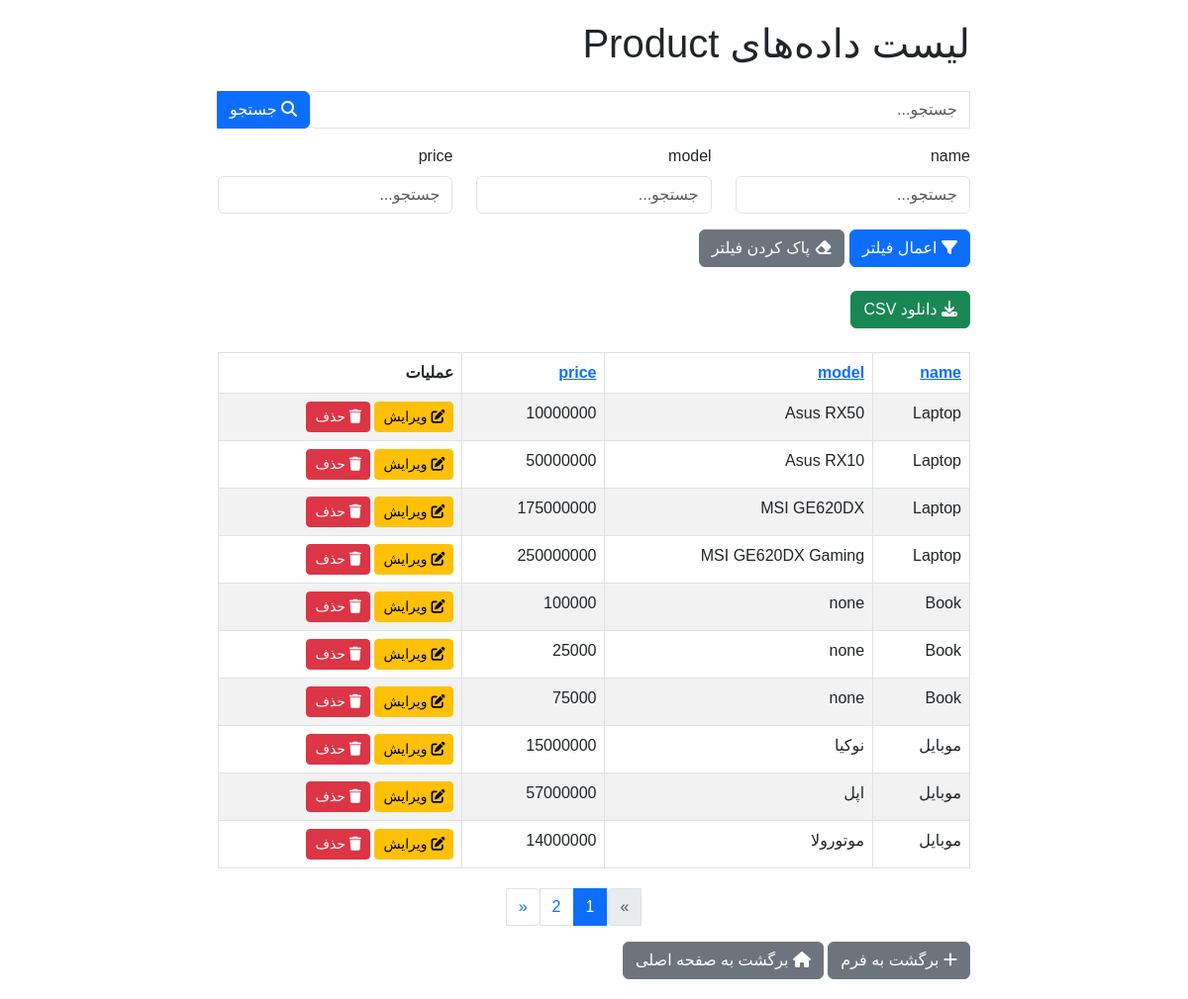
The page /product/list/ on the database its author committed.
### core/views.py (the view, shortened to what this page needs)
# urls.py: re_path(r'^(?P<path>.+)/$', dynamic_url_resolver),
def dynamic_url_resolver(request, path):
    print(f"Checking path: {path}")
    print(f"Current dynamic_urls: {dynamic_urls}")
    clean_path = path.rstrip('/')
    if clean_path in dynamic_urls:
        view_func, kwargs = dynamic_urls[clean_path]
        return view_func(request, **kwargs)

### core/templatetags/template_filters.py (called while the page is built)
@register.filter
def get_item(dictionary, key):
    return dictionary.get(key)

### core/templates/core/list_data.html (shortened to what this page needs)
{% load template_filters %}
<!DOCTYPE html>
<html>
<head>
    <link href="https://cdn.jsdelivr.net/npm/bootstrap@5.3.0/dist/css/bootstrap.min.css" rel="stylesheet">
    <link rel="stylesheet" href="https://cdnjs.cloudflare.com/ajax/libs/font-awesome/6.4.0/css/all.min.css">
</head>
<body>
    <div class="container">
        <h1 class="mb-4">لیست داده‌های {{ model_name }}</h1>
        <form method="get" class="mb-4">
            <div class="input-group mb-3">
                <input type="text" name="search" class="form-control" placeholder="جستجو..." value="{{ search_query }}">
                <button type="submit" class="btn btn-primary"><i class="fas fa-search"></i> جستجو</button>
            </div>
            <div class="row">
                {% for field in fields %}
                    <div class="col-md-4 mb-3">
                        <label for="filter_{{ field }}" class="form-label">{{ field }}</label>
                        {% if field_types|get_item:field == 'django.db.models.BooleanField' %}
                            <select name="filter_{{ field }}" class="form-select">
                                <option value="">همه</option>
                                <option value="true" {% if filters|get_item:"filter_"|add:field == 'true' %}selected{% endif %}>بله</option>
                                <option value="false" {% if filters|get_item:"filter_"|add:field == 'false' %}selected{% endif %}>خیر</option>
                            </select>
                        {% elif field_types|get_item:field in 'django.db.models.IntegerField,django.db.models.FloatField' %}
                            <input type="text" name="filter_{{ field }}" class="form-control" placeholder="مثال: 100 یا 100-500" value="{{ filters|get_item:'filter_'|add:field }}">
                        {% elif field_types|get_item:field in 'django.db.models.DateField,django.db.models.DateTimeField' %}
                            <input type="date" name="filter_{{ field }}" class="form-control" value="{{ filters|get_item:'filter_'|add:field }}">
                        {% else %}
                            <input type="text" name="filter_{{ field }}" class="form-control" placeholder="جستجو..." value="{{ filters|get_item:'filter_'|add:field }}">
                        {% endif %}
                    </div>
                {% endfor %}
            </div>
            <button type="submit" class="btn btn-primary"><i class="fas fa-filter"></i> اعمال فیلتر</button>
            <a href="/{{ model_name|lower }}/list/" class="btn btn-secondary"><i class="fas fa-eraser"></i> پاک کردن فیلتر</a>
        </form>
        <a href="/{{ model_name|lower }}/export_csv/" class="btn btn-success mb-4"><i class="fas fa-download"></i> دانلود CSV</a>
        {% if data %}
            <table class="table table-striped table-bordered">
                <thead>
                    <tr>
                        {% for field in fields %}
                            <th>
                                <a href="?sort={{ field }}&order={% if sort_field == field and sort_order == 'asc' %}desc{% else %}asc{% endif %}&search={{ search_query }}">{{ field }}</a>
                            </th>
                        {% endfor %}
                        <th>عملیات</th>
                    </tr>
                </thead>
                <tbody>
                    {% for row in data %}
                        <tr>
                            {% for value in row %}
                                <td>{{ value }}</td>
                            {% endfor %}
                            <td>
                                <a href="/{{ model_name|lower }}/data/{{ forloop.counter0|add:1 }}/edit/" class="btn btn-sm btn-warning"><i class="fas fa-edit"></i> ویرایش</a>
                                <a href="/{{ model_name|lower }}/data/{{ forloop.counter0|add:1 }}/delete/" class="btn btn-sm btn-danger"><i class="fas fa-trash"></i> حذف</a>
                            </td>
                        </tr>
                    {% endfor %}
                </tbody>
            </table>
            {% if paginated_data.has_other_pages %}
                <nav aria-label="Page navigation">
                    <ul class="pagination">
                        {% if paginated_data.has_previous %}
                            <li class="page-item">
                                <a class="page-link" href="?page={{ paginated_data.previous_page_number }}&sort={{ sort_field }}&order={{ sort_order }}&search={{ search_query }}{% for key, value in filters.items %}&{{ key }}={{ value }}{% endfor %}" aria-label="Previous">
                                    <span aria-hidden="true">&raquo;</span>
                                </a>
                            </li>
                        {% else %}
                            <li class="page-item disabled">
                                <a class="page-link" href="#" aria-label="Previous">
                                    <span aria-hidden="true">&raquo;</span>
                                </a>
                            </li>
                        {% endif %}
                        {% for num in paginated_data.paginator.page_range %}
                            {% if paginated_data.number == num %}
                                <li class="page-item active"><a class="page-link" href="#">{{ num }}</a></li>
                            {% elif num > paginated_data.number|add:'-3' and num < paginated_data.number|add:'3' %}
                                <li class="page-item"><a class="page-link" href="?page={{ num }}&sort={{ sort_field }}&order={{ sort_order }}&search={{ search_query }}">{{ num }}</a></li>
                            {% endif %}
                        {% endfor %}
                        {% if paginated_data.has_next %}
                            <li class="page-item">
                                <a class="page-link" href="?page={{ paginated_data.next_page_number }}&sort={{ sort_field }}&order={{ sort_order }}&search={{ search_query }}" aria-label="Next">
                                    <span aria-hidden="true">&laquo;</span>
                                </a>
                            </li>
                        {% else %}
                            <li class="page-item disabled">
                                <a class="page-link" href="#" aria-label="Next">
                                    <span aria-hidden="true">&laquo;</span>
                                </a>
                            </li>
                        {% endif %}
                    </ul>
                </nav>
            {% endif %}
        {% else %}
            <div class="alert alert-info">هیچ داده‌ای ثبت نشده است.</div>
        {% endif %}
        <a href="/{{ model_name|lower }}/form/" class="btn btn-secondary"><i class="fas fa-plus"></i> برگشت به فرم</a>
        <a href="/" class="btn btn-secondary"><i class="fas fa-home"></i> برگشت به صفحه اصلی</a>
    </div>
</body>
</html>

### core/templates/core/list_data.html (style rules this page uses)
body { direction: rtl; font-family: Arial, sans-serif; }
.container { max-width: 800px; margin: 0 auto; padding: 20px; }
.pagination { justify-content: center; margin-top: 20px; }

### rows shown on the page
core_product: row "Laptop" "Asus RX50"
core_product: row "Laptop" "Asus RX10"
core_product: row "Laptop" "MSI GE620DX"
core_product: row "Laptop" "MSI GE620DX Gaming"
core_product: row "Book" "none"
core_product: row "Book" "none"
core_product: row "Book" "none"
core_product: row "موبایل" "نوکیا"
core_product: row "موبایل" "اپل"
core_product: row "موبایل" "موتورولا"

### other values the page prints
{{ model_name }} "Product"
{{ field }} "name" "model" "price"
{{ value }} "10000000" "50000000" "175000000" "250000000" "100000" "25000" "75000" "15000000" "57000000" "14000000"
{{ num }} "1"
{{ num }} "2"
